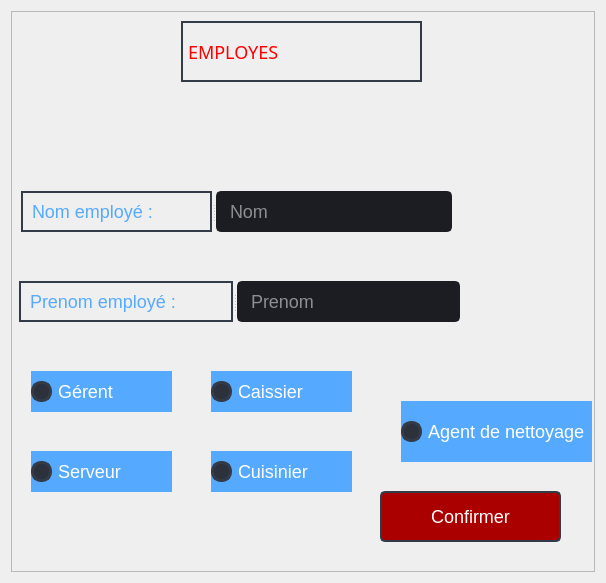
<?xml version="1.0" encoding="UTF-8"?>
<ui version="4.0">
 <class>MODIF_profil</class>
 <widget class="QDialog" name="MODIF_profil">
  <property name="geometry">
   <rect>
    <x>0</x>
    <y>0</y>
    <width>606</width>
    <height>583</height>
   </rect>
  </property>
  <property name="minimumSize">
   <size>
    <width>606</width>
    <height>0</height>
   </size>
  </property>
  <property name="maximumSize">
   <size>
    <width>606</width>
    <height>16777215</height>
   </size>
  </property>
  <property name="windowTitle">
   <string>EMPLOYES</string>
  </property>
  <property name="styleSheet">
   <string notr="true">background-color: rgb(40, 44, 52);
QDialog {background: transparent; }
QToolTip {
	color: #ffffff;
	background-color: rgba(27, 29, 35, 160);
	border: 1px solid rgb(40, 40, 40);
	border-radius: 2px;
}
*{
	
	font-size:18px;
};
border-radius: 5px;
gridline-color: transparent;
border-bottom: 1px solid rgb(44, 49, 60);
color: rgb(255, 96, 96);
QMainWindow {background: transparent; }
QToolTip {
	color: #ffffff;
	background-color: rgba(27, 29, 35, 160);
	border: 1px solid rgb(40, 40, 40);
	border-radius: 2px;
}</string>
  </property>
  <layout class="QHBoxLayout" name="horizontalLayout">
   <item>
    <widget class="QFrame" name="frame">
     <property name="styleSheet">
      <string notr="true">background-color: rgb(40, 44, 52);/* LINE EDIT */
QLineEdit {
	background-color: rgb(27, 29, 35);
	border-radius: 5px;
	border: 2px solid rgb(27, 29, 35);
	padding-left: 10px;
}
QLineEdit:hover {
	border: 2px solid rgb(64, 71, 88);
}
QLineEdit:focus {
	border: 2px solid rgb(91, 101, 124);
}

/* SCROLL BARS */
QScrollBar:horizontal {
    border: none;
    background: rgb(52, 59, 72);
    height: 14px;
    margin: 0px 21px 0 21px;
	border-radius: 0px;
}
QScrollBar::handle:horizontal {
    background: rgb(85, 170, 255);
    min-width: 25px;
	border-radius: 7px
}
QScrollBar::add-line:horizontal {
    border: none;
    background: rgb(55, 63, 77);
    width: 20px;
	border-top-right-radius: 7px;
    border-bottom-right-radius: 7px;
    subcontrol-position: right;
    subcontrol-origin: margin;
}
QScrollBar::sub-line:horizontal {
    border: none;
    background: rgb(55, 63, 77);
    width: 20px;
	border-top-left-radius: 7px;
    border-bottom-left-radius: 7px;
    subcontrol-position: left;
    subcontrol-origin: margin;
}
QScrollBar::up-arrow:horizontal, QScrollBar::down-arrow:horizontal
{
     background: none;
}
QScrollBar::add-page:horizontal, QScrollBar::sub-page:horizontal
{
     background: none;
}
 QScrollBar:vertical {
	border: none;
    background: rgb(52, 59, 72);
    width: 14px;
    margin: 21px 0 21px 0;
	border-radius: 0px;
 }
 QScrollBar::handle:vertical {	
	background: rgb(85, 170, 255);
    min-height: 25px;
	border-radius: 7px
 }
 QScrollBar::add-line:vertical {
     border: none;
    background: rgb(55, 63, 77);
     height: 20px;
	border-bottom-left-radius: 7px;
    border-bottom-right-radius: 7px;
     subcontrol-position: bottom;
     subcontrol-origin: margin;
 }
 QScrollBar::sub-line:vertical {
	border: none;
    background: rgb(55, 63, 77);
     height: 20px;
	border-top-left-radius: 7px;
    border-top-right-radius: 7px;
     subcontrol-position: top;
     subcontrol-origin: margin;
 }
 QScrollBar::up-arrow:vertical, QScrollBar::down-arrow:vertical {
     background: none;
 }

 QScrollBar::add-page:vertical, QScrollBar::sub-page:vertical {
     background: none;
 }

/* CHECKBOX */
QCheckBox::indicator {
    border: 3px solid rgb(52, 59, 72);
	width: 15px;
	height: 15px;
	border-radius: 10px;
    background: rgb(44, 49, 60);
}
QCheckBox::indicator:hover {
    border: 3px solid rgb(58, 66, 81);
}
QCheckBox::indicator:checked {
    background: 3px solid rgb(52, 59, 72);
	border: 3px solid rgb(52, 59, 72);	
	background-image: url(:/16x16/icons/16x16/cil-check-alt.png);
}

/* RADIO BUTTON */
QRadioButton::indicator {
    border: 3px solid rgb(52, 59, 72);
	width: 15px;
	height: 15px;
	border-radius: 10px;
    background: rgb(44, 49, 60);
}
QRadioButton::indicator:hover {
    border: 3px solid rgb(58, 66, 81);
}
QRadioButton::indicator:checked {
    background: 3px solid rgb(94, 106, 130);
	border: 3px solid rgb(52, 59, 72);	
}

/* COMBOBOX */
QComboBox{
	background-color: rgb(27, 29, 35);
	border-radius: 5px;
	border: 2px solid rgb(27, 29, 35);
	padding: 5px;
	padding-left: 10px;
}
QComboBox:hover{
	border: 2px solid rgb(64, 71, 88);
}
QComboBox::drop-down {
	subcontrol-origin: padding;
	subcontrol-position: top right;
	width: 25px; 
	border-left-width: 3px;
	border-left-color: rgba(39, 44, 54, 150);
	border-left-style: solid;
	border-top-right-radius: 3px;
	border-bottom-right-radius: 3px;	
	background-image: url(:/16x16/icons/16x16/cil-arrow-bottom.png);
	background-position: center;
	background-repeat: no-reperat;
 }
QComboBox QAbstractItemView {
	color: rgb(85, 170, 255);	
	background-color: rgb(27, 29, 35);
	padding: 10px;
	selection-background-color: rgb(39, 44, 54);
}

/* SLIDERS */
QSlider::groove:horizontal {
    border-radius: 9px;
    height: 18px;
	margin: 0px;
	background-color: rgb(52, 59, 72);
}
QSlider::groove:horizontal:hover {
	background-color: rgb(55, 62, 76);
}
QSlider::handle:horizontal {
    background-color: rgb(85, 170, 255);
    border: none;
    height: 18px;
    width: 18px;
    margin: 0px;
	border-radius: 9px;
}
QSlider::handle:horizontal:hover {
    background-color: rgb(105, 180, 255);
}
QSlider::handle:horizontal:pressed {
    background-color: rgb(65, 130, 195);
}

QSlider::groove:vertical {
    border-radius: 9px;
    width: 18px;
    margin: 0px;
	background-color: rgb(52, 59, 72);
}
QSlider::groove:vertical:hover {
	background-color: rgb(55, 62, 76);
}
QSlider::handle:vertical {
    background-color: rgb(85, 170, 255);
	border: none;
    height: 18px;
    width: 18px;
    margin: 0px;
	border-radius: 9px;
}
QSlider::handle:vertical:hover {
    background-color: rgb(105, 180, 255);
}
QSlider::handle:vertical:pressed {
    background-color: rgb(65, 130, 195);
}
QTableWidget{
	background-color: rgb(255, 255, 255);
}
QDialog {background: transparent; }
QToolTip {
	color: #ffffff;
	background-color: rgba(27, 29, 35, 160);
	border: 1px solid rgb(40, 40, 40);
	border-radius: 2px;
}
*{
	
	font-size:18px;
}

</string>
     </property>
     <property name="frameShape">
      <enum>QFrame::StyledPanel</enum>
     </property>
     <property name="frameShadow">
      <enum>QFrame::Raised</enum>
     </property>
     <widget class="QPushButton" name="pushButton_43">
      <property name="geometry">
       <rect>
        <x>369</x>
        <y>480</y>
        <width>181</width>
        <height>51</height>
       </rect>
      </property>
      <property name="minimumSize">
       <size>
        <width>150</width>
        <height>30</height>
       </size>
      </property>
      <property name="font">
       <font>
        <family>Segoe UI</family>
        <pointsize>9</pointsize>
       </font>
      </property>
      <property name="styleSheet">
       <string notr="true">QPushButton {
	color: rgb(255, 255, 255);
	border: 2px solid rgb(52, 59, 72);
	border-radius: 5px;	
	
	background-color: rgb(170, 0, 0);

}
QPushButton:hover {
	background-color: rgb(57, 65, 80);
	border: 2px solid rgb(61, 70, 86);
}
QPushButton:pressed {	
	background-color: rgb(35, 40, 49);
	border: 2px solid rgb(43, 50, 61);
}</string>
      </property>
      <property name="text">
       <string>Confirmer</string>
      </property>
      <property name="icon">
       <iconset>
        <normaloff>:/16x16/icons/16x16/cil-folder-open.png</normaloff>:/16x16/icons/16x16/cil-folder-open.png</iconset>
      </property>
     </widget>
     <widget class="QLabel" name="label_16">
      <property name="geometry">
       <rect>
        <x>170</x>
        <y>10</y>
        <width>241</width>
        <height>61</height>
       </rect>
      </property>
      <property name="font">
       <font>
        <family>Orbitron</family>
        <pointsize>20</pointsize>
        <weight>9</weight>
        <italic>false</italic>
        <bold>false</bold>
       </font>
      </property>
      <property name="styleSheet">
       <string notr="true">
color: rgb(255, 0, 0);

border:2px solid  rgb(52, 59, 72);
font: 75 20pt &quot;Orbitron&quot;;
</string>
      </property>
      <property name="text">
       <string>EMPLOYES</string>
      </property>
     </widget>
     <widget class="QCheckBox" name="checkBox_2">
      <property name="geometry">
       <rect>
        <x>20</x>
        <y>360</y>
        <width>141</width>
        <height>41</height>
       </rect>
      </property>
      <property name="font">
       <font>
        <pointsize>11</pointsize>
       </font>
      </property>
      <property name="styleSheet">
       <string notr="true">
QCheckBox::indicator:checked {
	background-color: rgb(170, 0, 0);

}
QCheckBox {
background-color: rgb(85, 170, 255);
color :rgb(255, 255, 255);
}
QCheckBox:hover {
	background-color: rgb(57, 65, 80);
	border: 2px solid rgb(61, 70, 86);
}
QCheckBox:pressed {	
	background-color: rgb(35, 40, 49);
	border: 2px solid rgb(43, 50, 61);
}
</string>
      </property>
      <property name="text">
       <string>Gérent</string>
      </property>
      <attribute name="buttonGroup">
       <string notr="true">buttonGroup</string>
      </attribute>
     </widget>
     <widget class="QCheckBox" name="checkBox_3">
      <property name="geometry">
       <rect>
        <x>20</x>
        <y>440</y>
        <width>141</width>
        <height>41</height>
       </rect>
      </property>
      <property name="font">
       <font>
        <pointsize>11</pointsize>
       </font>
      </property>
      <property name="styleSheet">
       <string notr="true">
QCheckBox::indicator:checked {
	background-color: rgb(170, 0, 0);

}
QCheckBox {
background-color: rgb(85, 170, 255);
color :rgb(255, 255, 255);
}
QCheckBox:hover {
	background-color: rgb(57, 65, 80);
	border: 2px solid rgb(61, 70, 86);
}
QCheckBox:pressed {	
	background-color: rgb(35, 40, 49);
	border: 2px solid rgb(43, 50, 61);
}
</string>
      </property>
      <property name="text">
       <string>Serveur</string>
      </property>
      <attribute name="buttonGroup">
       <string notr="true">buttonGroup</string>
      </attribute>
     </widget>
     <widget class="QCheckBox" name="checkBox_4">
      <property name="geometry">
       <rect>
        <x>200</x>
        <y>360</y>
        <width>141</width>
        <height>41</height>
       </rect>
      </property>
      <property name="font">
       <font>
        <pointsize>11</pointsize>
       </font>
      </property>
      <property name="styleSheet">
       <string notr="true">
QCheckBox::indicator:checked {
	background-color: rgb(170, 0, 0);

}
QCheckBox {
background-color: rgb(85, 170, 255);
color :rgb(255, 255, 255);
}
QCheckBox:hover {
	background-color: rgb(57, 65, 80);
	border: 2px solid rgb(61, 70, 86);
}
QCheckBox:pressed {	
	background-color: rgb(35, 40, 49);
	border: 2px solid rgb(43, 50, 61);
}
</string>
      </property>
      <property name="text">
       <string>Caissier</string>
      </property>
      <attribute name="buttonGroup">
       <string notr="true">buttonGroup</string>
      </attribute>
     </widget>
     <widget class="QCheckBox" name="checkBox_5">
      <property name="geometry">
       <rect>
        <x>200</x>
        <y>440</y>
        <width>141</width>
        <height>41</height>
       </rect>
      </property>
      <property name="font">
       <font>
        <pointsize>11</pointsize>
       </font>
      </property>
      <property name="styleSheet">
       <string notr="true">
QCheckBox::indicator:checked {
	background-color: rgb(170, 0, 0);

}
QCheckBox {
background-color: rgb(85, 170, 255);
color :rgb(255, 255, 255);
}
QCheckBox:hover {
	background-color: rgb(57, 65, 80);
	border: 2px solid rgb(61, 70, 86);
}
QCheckBox:pressed {	
	background-color: rgb(35, 40, 49);
	border: 2px solid rgb(43, 50, 61);
}
</string>
      </property>
      <property name="text">
       <string>Cuisinier</string>
      </property>
      <attribute name="buttonGroup">
       <string notr="true">buttonGroup</string>
      </attribute>
     </widget>
     <widget class="QCheckBox" name="checkBox_6">
      <property name="geometry">
       <rect>
        <x>390</x>
        <y>390</y>
        <width>191</width>
        <height>61</height>
       </rect>
      </property>
      <property name="font">
       <font>
        <pointsize>11</pointsize>
       </font>
      </property>
      <property name="styleSheet">
       <string notr="true">
QCheckBox::indicator:checked {
	background-color: rgb(170, 0, 0);

}
QCheckBox {
background-color: rgb(85, 170, 255);
color :rgb(255, 255, 255);
}
QCheckBox:hover {
	background-color: rgb(57, 65, 80);
	border: 2px solid rgb(61, 70, 86);
}
QCheckBox:pressed {	
	background-color: rgb(35, 40, 49);
	border: 2px solid rgb(43, 50, 61);
}
</string>
      </property>
      <property name="text">
       <string>Agent de nettoyage </string>
      </property>
      <attribute name="buttonGroup">
       <string notr="true">buttonGroup</string>
      </attribute>
     </widget>
     <widget class="QSplitter" name="splitter">
      <property name="geometry">
       <rect>
        <x>10</x>
        <y>180</y>
        <width>431</width>
        <height>41</height>
       </rect>
      </property>
      <property name="orientation">
       <enum>Qt::Horizontal</enum>
      </property>
      <widget class="QLabel" name="label_13">
       <property name="font">
        <font>
         <pointsize>11</pointsize>
        </font>
       </property>
       <property name="styleSheet">
        <string notr="true">color : rgb(85, 170, 255);

border:2px solid  rgb(52, 59, 72);
</string>
       </property>
       <property name="text">
        <string> Nom employé :</string>
       </property>
      </widget>
      <widget class="QLineEdit" name="lineEdit_7">
       <property name="minimumSize">
        <size>
         <width>0</width>
         <height>30</height>
        </size>
       </property>
       <property name="styleSheet">
        <string notr="true">QLineEdit {
color : rgb(255, 255, 255);
	background-color: rgb(27, 29, 35);
	border-radius: 5px;
	border: 2px solid rgb(27, 29, 35);
	padding-left: 10px;
}
QLineEdit:hover {
	border: 2px solid rgb(64, 71, 88);
}
QLineEdit:focus {
	border: 2px solid rgb(91, 101, 124);
}</string>
       </property>
       <property name="text">
        <string/>
       </property>
       <property name="placeholderText">
        <string>Nom</string>
       </property>
      </widget>
     </widget>
     <widget class="QSplitter" name="splitter_3">
      <property name="geometry">
       <rect>
        <x>8</x>
        <y>270</y>
        <width>441</width>
        <height>41</height>
       </rect>
      </property>
      <property name="orientation">
       <enum>Qt::Horizontal</enum>
      </property>
      <widget class="QLabel" name="label_14">
       <property name="font">
        <font>
         <pointsize>11</pointsize>
        </font>
       </property>
       <property name="styleSheet">
        <string notr="true">color : rgb(85, 170, 255);

border:2px solid  rgb(52, 59, 72);
</string>
       </property>
       <property name="text">
        <string> Prenom employé :</string>
       </property>
      </widget>
      <widget class="QLineEdit" name="lineEdit_8">
       <property name="minimumSize">
        <size>
         <width>0</width>
         <height>30</height>
        </size>
       </property>
       <property name="styleSheet">
        <string notr="true">QLineEdit {
color : rgb(255, 255, 255);
	background-color: rgb(27, 29, 35);
	border-radius: 5px;
	border: 2px solid rgb(27, 29, 35);
	padding-left: 10px;
}
QLineEdit:hover {
	border: 2px solid rgb(64, 71, 88);
}
QLineEdit:focus {
	border: 2px solid rgb(91, 101, 124);
}</string>
       </property>
       <property name="text">
        <string/>
       </property>
       <property name="placeholderText">
        <string>Prenom</string>
       </property>
      </widget>
     </widget>
    </widget>
   </item>
  </layout>
 </widget>
 <resources/>
 <connections/>
 <buttongroups>
  <buttongroup name="buttonGroup"/>
 </buttongroups>
</ui>
